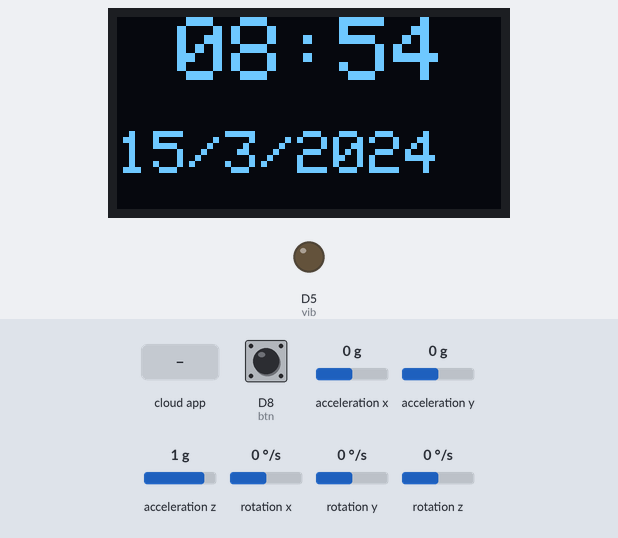
The sketch below on a simulated ESP8266 (NodeMCU). Parts: 128×64 one-colour display, output pins drawn as LEDs (lit = HIGH). Wiring (inferred from the names in the program): MPU-6050 motion sensor at I2C address 0x68. The test bench sets the inputs (shaded band); at power-on: D8 (btn) LOW, acceleration x 0 g, acceleration y 0 g, acceleration z 1 g, rotation x 0 °/s, rotation y 0 °/s, rotation z 0 °/s. WiFi joins after 1.5 s; servers stay silent unless stated; the local clock reads 2024-03-15 10:24:30 at power-on unless the sketch sets it; the Firebase database answers and starts empty; what the sketch prints to the serial monitor is not drawn.

Above: at 6.2 s.
6.3 s: the phone or cloud app sets SMS to false
At 12.1 s:
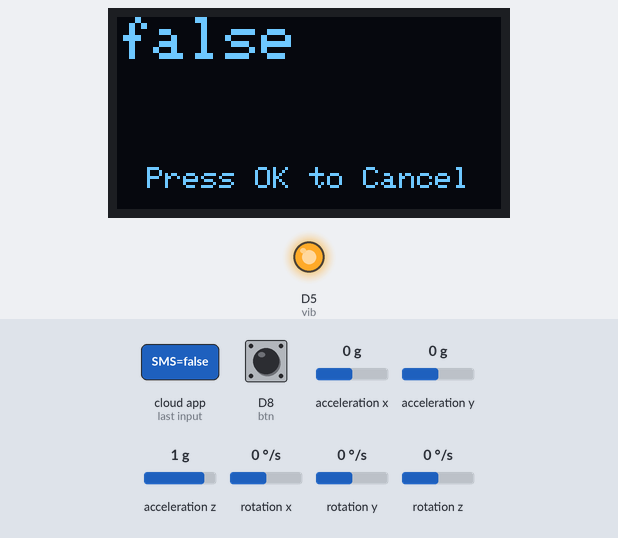
13.9 s: D8 (btn) pulled HIGH for 0.15 s
At 13.9 s:
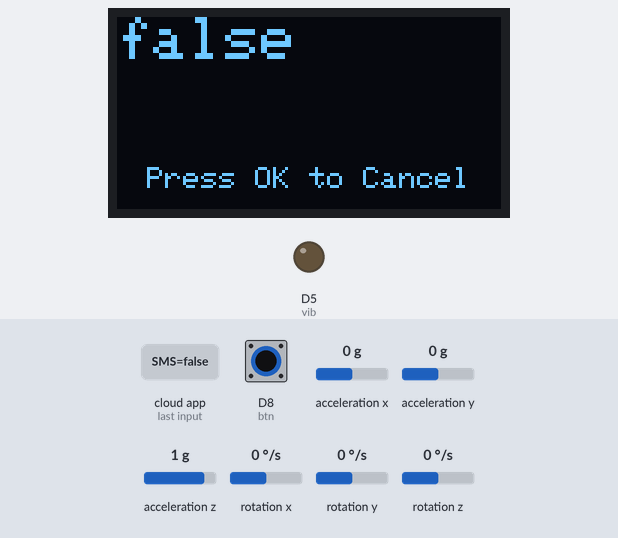
16.0 s: acceleration x set to 0.8 g
At 17.1 s:
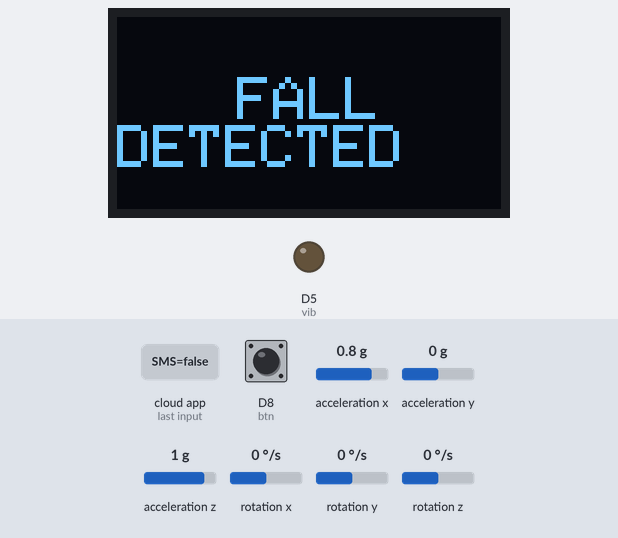
17.7 s: D8 (btn) pulled HIGH for 3.2 s
At 19.8 s:
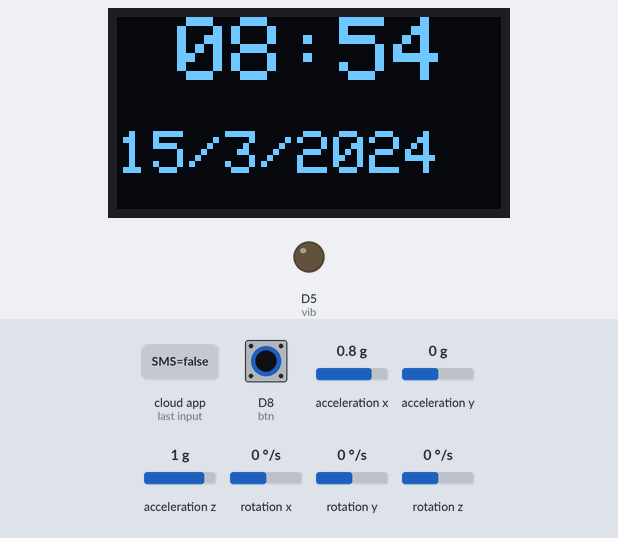
22.8 s: acceleration y set to -1.4 g
30.4 s: acceleration y set to 0 g
At 34.4 s:
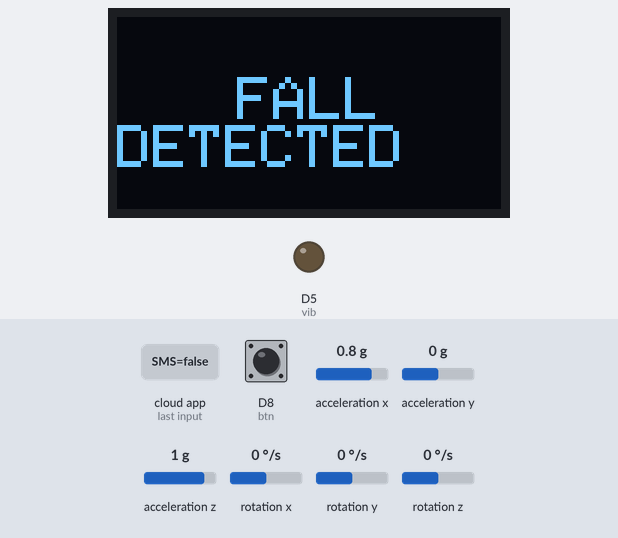
Timing chart, 0 to 35.9 s (numbered marks = the images above; inputs shaded):
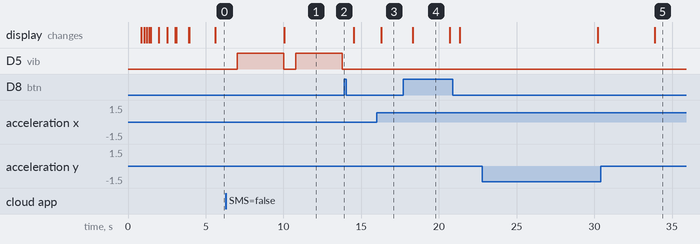

Measured:
- after the input at 6.3 s, D5 (vib): alternates HIGH for 3.0 s and LOW for 0.77 s, starting after 0.73 s; the display: changes after 3.8 s (image 1)
- after the input at 13.9 s, D5 (vib): stays LOW (without the input it goes to HIGH after 0.67 s)
- after the input at 16.0 s, the display: changes after 0.29 s (image 3)
- after the input at 17.7 s, the display: changes after 0.62 s (image 4)
- after the input at 30.4 s, the display: changes after 3.5 s (image 5)
- what the display in image 4 shows lasts 2.4 s, from 18.3 s to 20.7 s

The sketch:

SeniorSaviour_SmartWatch.ino
```cpp
//#include <Firebase.h>
#include <FirebaseArduino.h>
//#include <FirebaseError.h>


#include <ESP8266WiFi.h>

#include <ESP8266HTTPClient.h>
#include <time.h>

#include <SPI.h>
#include <Wire.h>
#include <Adafruit_GFX.h>
#include <Adafruit_SSD1306.h>

#define OLED_RESET LED_BUILTIN  //4
Adafruit_SSD1306 display(OLED_RESET);

#define FIREBASE_HOST "smartwatch.firebaseio.com"                         //database api url
#define FIREBASE_AUTH "5oilss23213434341vbEFbEc6p7k10tgy6eUmh4TJ"           //database secret

int clo=0;

const String watchid="watch1";

const char* ssid = "@k@as";
const char* password = "ghost12345";
int timezone = 7 * 3600;
int dst = 0;
char *med;
int h,m;

// MPU6050 Slave Device Address
const uint8_t MPU6050SlaveAddress = 0x68;

// Select SDA and SCL pins for I2C communication
const uint8_t scl = D6;
const uint8_t sda = D7;

// sensitivity scale factor respective to full scale setting provided in datasheet
const uint16_t AccelScaleFactor = 16384.00;
const uint16_t GyroScaleFactor = 131.07;

// MPU6050 few configuration register addresses
const uint8_t MPU6050_REGISTER_SMPLRT_DIV   =  0x19;
const uint8_t MPU6050_REGISTER_USER_CTRL    =  0x6A;
const uint8_t MPU6050_REGISTER_PWR_MGMT_1   =  0x6B;
const uint8_t MPU6050_REGISTER_PWR_MGMT_2   =  0x6C;
const uint8_t MPU6050_REGISTER_CONFIG       =  0x1A;
const uint8_t MPU6050_REGISTER_GYRO_CONFIG  =  0x1B;
const uint8_t MPU6050_REGISTER_ACCEL_CONFIG =  0x1C;
const uint8_t MPU6050_REGISTER_FIFO_EN      =  0x23;
const uint8_t MPU6050_REGISTER_INT_ENABLE   =  0x38;
const uint8_t MPU6050_REGISTER_ACCEL_XOUT_H =  0x3B;
const uint8_t MPU6050_REGISTER_SIGNAL_PATH_RESET  = 0x68;

int16_t AccelX, AccelY, AccelZ, Temperature, GyroX, GyroY, GyroZ;
boolean fall = false; //stores if a fall has occurred
boolean trigger1=false; //stores if first trigger (lower threshold) has occurred
boolean trigger2=false; //stores if second trigger (upper threshold) has occurred
boolean trigger3=false; //stores if third trigger (orientation change) has occurred

byte trigger1count=0; //stores the counts past since trigger 1 was set true
byte trigger2count=0; //stores the counts past since trigger 2 was set true
byte trigger3count=0; //stores the counts past since trigger 3 was set true
int angleChange=0;


int btn=15,vib=14;;
int buttonState=0;


//HEART RATE
int UpperThreshold = 522;
int LowerThreshold = 490;
int reading = 0;
float BPM = 0.0;
bool IgnoreReading = false;
bool FirstPulseDetected = false;
unsigned long FirstPulseTime = 0;
unsigned long SecondPulseTime = 0;
unsigned long PulseInterval = 0;
const unsigned long delayTime = 10;
const unsigned long delayTime2 = 1000;
const unsigned long baudRate = 112500;
unsigned long previousMillis = 0;
unsigned long previousMillis2 = 0;

  String parent,user,parentmsg,parentalarmtopic;
  int parentalarmhour,parentalarmminute,watchface,useralarmhour,useralarmminute;


void I2C_Write(uint8_t deviceAddress, uint8_t regAddress, uint8_t data){
  Wire.beginTransmission(deviceAddress);
  Wire.write(regAddress);
  Wire.write(data);
  Wire.endTransmission();
}

// read all 14 register
void Read_RawValue(uint8_t deviceAddress, uint8_t regAddress){
  Wire.beginTransmission(deviceAddress);
  Wire.write(regAddress);
  Wire.endTransmission();
  Wire.requestFrom(deviceAddress, (uint8_t)14);
  AccelX = (((int16_t)Wire.read()<<8) | Wire.read());
  AccelY = (((int16_t)Wire.read()<<8) | Wire.read());
  AccelZ = (((int16_t)Wire.read()<<8) | Wire.read());
  //Temperature = (((int16_t)Wire.read()<<8) | Wire.read());
  GyroX = (((int16_t)Wire.read()<<8) | Wire.read());
  GyroY = (((int16_t)Wire.read()<<8) | Wire.read());
  GyroZ = (((int16_t)Wire.read()<<8) | Wire.read());
}

//configure MPU6050
void MPU6050_Init(){
  delay(150);
  I2C_Write(MPU6050SlaveAddress, MPU6050_REGISTER_SMPLRT_DIV, 0x07);
  I2C_Write(MPU6050SlaveAddress, MPU6050_REGISTER_PWR_MGMT_1, 0x01);
  I2C_Write(MPU6050SlaveAddress, MPU6050_REGISTER_PWR_MGMT_2, 0x00);
  I2C_Write(MPU6050SlaveAddress, MPU6050_REGISTER_CONFIG, 0x00);
  I2C_Write(MPU6050SlaveAddress, MPU6050_REGISTER_GYRO_CONFIG, 0x00);//set +/-250 degree/second full scale
  I2C_Write(MPU6050SlaveAddress, MPU6050_REGISTER_ACCEL_CONFIG, 0x00);// set +/- 2g full scale
  I2C_Write(MPU6050SlaveAddress, MPU6050_REGISTER_FIFO_EN, 0x00);
  I2C_Write(MPU6050SlaveAddress, MPU6050_REGISTER_INT_ENABLE, 0x01);
  I2C_Write(MPU6050SlaveAddress, MPU6050_REGISTER_SIGNAL_PATH_RESET, 0x00);
  I2C_Write(MPU6050SlaveAddress, MPU6050_REGISTER_USER_CTRL, 0x00);
}


void setup() {

  Serial.begin(115200);

  Wire.begin(sda,scl);
  delay(500);
  MPU6050_Init();
  delay(200);
  display.begin(SSD1306_SWITCHCAPVCC, 0x3C);
  display.clearDisplay();
  display.display();
  display.setTextSize(3);
  display.setTextColor(WHITE);
  display.setCursor(0,5);
  display.print("W");
  delay(50);
  display.display();
  display.print("E");
  delay(50);
  display.display();
  display.print("L");
  delay(50);
  display.display();
  display.print("C");
  delay(50);
  display.display();
  display.print("O");
  delay(50);
  display.display();
  display.print("M");
  delay(50);
  display.display();
  display.print("E");
  delay(50);
  display.display();
  display.clearDisplay();
  display.setTextSize(1);
  display.setTextColor(WHITE);

  display.setCursor(0,0);
  display.println("Wifi connecting to ");
  display.println( ssid );

  WiFi.begin(ssid,password);

  display.println("\nConnecting");

  display.display();
  ///WiFi.mode(WIFI_NONE_SLEEP)
  while( WiFi.status() != WL_CONNECTED ){
      delay(500);
      display.print(".");
      display.display();
  }
  WiFi.setSleepMode(WIFI_NONE_SLEEP);
  // Clear the buffer.
  display.clearDisplay();
  display.display();
  display.setCursor(5,20);
  display.println("Wifi Connected!");
  display.print("IP:");
  display.println(WiFi.localIP() );
  display.display();


  delay(500);
  display.clearDisplay();
  display.setCursor(15,20);
  configTime(timezone, dst, "pool.ntp.org","time.nist.gov");
  delay(300);
  display.print("Connecting to\n Database");
  display.display();
   while(!time(nullptr)){
    delay(500);
      display.print(".");
      display.display();
  }

  display.clearDisplay();
  display.setCursor(13,30);
  display.setTextSize(2);
  display.print("Connected");
  display.display();
  pinMode(btn,INPUT);
  pinMode(vib,OUTPUT);
  Firebase.begin(FIREBASE_HOST,FIREBASE_AUTH);
  //Firebase.setBool("lamp", false);

  parent=Firebase.getString("CHOOSE_WATCH/watch1/parentUID");
  Serial.println("PARENT IS:****************************: "+parent);

  user=Firebase.getString("CHOOSE_WATCH/"+watchid+"/userID");
  Serial.println("USER IS:****************************: "+user);

  fall=false;
  Firebase.setString("Parents/"+parent+"/children/"+user+"/Emergency_Status/Fall","false");

}


float Raw_AM;
int AM;
int state=0,c=0;
struct tm* p_tm;
double Ax, Ay, Az, T, Gx, Gy, Gz;
int heart=0;

time_t now;

//LOOOOOOOOOOOOOOOOOOOOOOOOOOOOOOOOOOOOOOOOOOOOOOOOOOOOOOOOOOOOOOOOOOOOOOOOOOOOOOOOOOOOOOOOOOOOOOOOOOOOOOOOOOOPPPPPPPPPPPPPPPP
void loop() {

if(c==80)
c=0;
else if(c==10||c==20||c==30||c==40){
watchface=Firebase.getInt("Parents/"+parent+"/children/"+user+"/Watchface");
}
if(c==0)
{

   //parent=Firebase.getString("CHOOSE_WATCH/"+watchid+"/parentUID");
   //user=Firebase.getString("CHOOSE_WATCH/"+watchid+"/userID");
   parentalarmtopic=Firebase.getString("Parents/"+parent+"/children/"+user+"/Parent_AlarmDetails/alarm topic/topic");
   parentalarmhour=Firebase.getInt("Parents/"+parent+"/children/"+user+"/Parent_AlarmDetails/parentalarmhour");
   parentalarmminute=Firebase.getInt("Parents/"+parent+"/children/"+user+"/Parent_AlarmDetails/parentalarmminute");
   useralarmhour=Firebase.getInt("Parents/"+parent+"/children/"+user+"/useralarmhour");
   useralarmminute=Firebase.getInt("Parents/"+parent+"/children/"+user+"/useralarmminute");
}

parentmsg=Firebase.getString("Parents/"+parent+"/children/"+user+"/PARENT_SMS/SMS");
//heart=Firebase.getInt("Parents/"+parent+"/children/"+user+"/bpmrequest"+"/value");


  // faaaaaaaaaaaaaaaalllllllllllllllll   faaaaaaaaaaaaaaaalllllllllllllllll   faaaaaaaaaaaaaaaalllllllllllllllll   faaaaaaaaaaaaaaaalllllllllllllllll faaaaaaaaaaaaaaaalllllllllllllllll

   Read_RawValue(MPU6050SlaveAddress, MPU6050_REGISTER_ACCEL_XOUT_H);

  //divide each with their sensitivity scale factor
  Ax = (AccelX-2050)/16384.00;
  Ay = (AccelY-77)/16384.00;
  Az = (AccelZ-1947)/16384.00;

  Gx = (GyroX+270)/131.07;
  Gy = (GyroY-351)/131.07;
  Gz = (GyroZ+136)/131.07;

   Raw_AM = pow((pow(Ax,2)+pow(Ay,2)+pow(Az,2)),0.5);
   AM = Raw_AM * 10;  // as values are within 0 to 1, I multiplied
                         // it by for using if else conditions
  Serial.println(AM);
  c++;
  if (trigger3==true){
     trigger3count++;
     //Serial.println(trigger3count);
     if (trigger3count>=5&&(AM==10||AM==11||AM==9)){
        angleChange = pow((pow(Gx,2)+pow(Gy,2)+pow(Gz,2)),0.5);
        //delay(10);
        Serial.print("ANGLE CHANGED: ");
        Serial.println(angleChange);
        if ((angleChange>=0) && (angleChange<=43)){ //if orientation changes remains between 0-10(12) degrees
            fall=true; trigger3=false; trigger3count=0;
            Serial.println(angleChange);
              }
        else{ //user regained normal orientation
           trigger3=false; trigger3count=0;
           Serial.println("TRIGGER 3 DEACTIVATED");
        }
      }
   }
  if (fall==true){
    Serial.println("FALL DETECTED");//in event of a fall detection
    Firebase.setString("Parents/"+parent+"/children/"+user+"/Emergency_Status/Fall","true");
    while(true)
    {
    display.clearDisplay();
    display.setTextSize(2);
   display.setCursor(40,20);
  display.print("FALL \nDETECTED");
   display.display();
   String b=Firebase.getString("Parents/"+parent+"/children/"+user+"/Emergency_Status/Fall");
   buttonState = digitalRead(btn);
      if (buttonState == HIGH||b=="false") {
        break;}

    }
    fall=false;
    Firebase.setString("Parents/"+parent+"/children/"+user+"/Emergency_Status/Fall","false");
   // exit(1);
    }
  if (trigger2count>=6)
  { //allow 0.5s for orientation change
    trigger2=false; trigger2count=0;
    Serial.println("TRIGGER 2 DECACTIVATED");
    }
  if (trigger1count>=6)
   { //allow 0.5s for AM to break upper threshold
    trigger1=false; trigger1count=0;
    Serial.println("TRIGGER 1 DECACTIVATED");
    }
  if (trigger2==true){
    trigger2count++;
    trigger3=false;
    angleChange = pow((pow(Gx,2)+pow(Gy,2)+pow(Gz,2)),0.5);
    Serial.print("\nANGLE CHANGE: ");
    Serial.println(angleChange);
    if (angleChange>=6 && angleChange<=100){ //if orientation changes by between 80-100 degrees
      trigger3=true; trigger2=false; trigger2count=0;
      Serial.println(angleChange);
      Serial.println("TRIGGER 3 ACTIVATED");
        }
    }
  if (trigger1==true){
    trigger1count++;

    if (AM>3&&AM<=12){ //if AM breaks upper threshold (3g)
      trigger2=true;
      Serial.println("TRIGGER 2 ACTIVATED");
      trigger1=false; trigger1count=0;
      }
    }
    if ((AM<=8||AM>=13)&& trigger2==false){ //if AM breaks lower threshold (0.4g)
    trigger1=true;
    Serial.println("TRIGGER 1 ACTIVATED");
    }

  // faaaaaaaaaaaaaaaalllllllllllllllll   faaaaaaaaaaaaaaaalllllllllllllllll   faaaaaaaaaaaaaaaalllllllllllllllll   faaaaaaaaaaaaaaaalllllllllllllllll faaaaaaaaaaaaaaaalllllllllllllllll

  if(heart==0){
 if(useralarmhour==parentalarmhour&&useralarmminute==parentalarmminute)
  {
    Firebase.setInt("Parents/"+parent+"/children/"+user+"/useralarmhour",200);
    Firebase.setInt("Parents/"+parent+"/children/"+user+"/useralarmminute",200);
  }


  if(parentmsg=="")
  {


   now = time(nullptr);             //cllllllllooooooooooooocccckkkkkkkkkkkkkkk set
   tm* p_tm = localtime(&now);
  h=abs(p_tm->tm_hour);
  h-=2;
  m=abs(p_tm->tm_min+30);

   if(m>=60)
  {
    int a=m/60;
    h+=a;
    m=m%60;
  }

if(useralarmhour==h&&useralarmminute==m)                                    //USER ALARM ////////////////
{
  int k=0;
  while(true){
     if(k==0){
    digitalWrite(vib,HIGH);
    delay(3000);}
    k++;
    digitalWrite(vib,LOW);
    if(k==30)
    k=0;
  display.clearDisplay();
  display.setTextSize(3);
  display.setTextColor(WHITE);
  display.setCursor(20,20);
  display.print("ALARM \nTRIGGERED");
  display.display();
   buttonState = digitalRead(btn);
      if (buttonState == HIGH) {
        break;
        digitalWrite(vib,LOW);
      }

  }
  Firebase.setInt("Parents/"+parent+"/children/"+user+"/useralarmhour",200);
  Firebase.setInt("Parents/"+parent+"/children/"+user+"/useralarmminute",200);
  useralarmhour=useralarmminute=200;
}

if(parentalarmhour==h&&parentalarmminute==m)                                   //PARENT ALARM ///////////////
{
  int k=0;
  if(parentalarmtopic=="")
  {int k=0;

  while(true){
     buttonState = digitalRead(btn);
      if (buttonState == HIGH) {
        break;
        digitalWrite(vib,LOW);
      }
     if(k==0){
    digitalWrite(vib,HIGH);
    delay(3000);}
    k++;
    digitalWrite(vib,LOW);
    if(k==30)
    k=0;
    display.clearDisplay();
  display.setTextSize(3);
  display.setTextColor(WHITE);
  display.setCursor(20,20);
  display.print("ALARM \nTRIGGERED ");
  display.display();
  }
  }
  else
  {
     int k=0;
  while(true){
     buttonState = digitalRead(btn);
      if (buttonState == HIGH) {
        break;
        digitalWrite(vib,LOW);
      }
     if(k==0){
    digitalWrite(vib,HIGH);
    delay(3000);}
    k++;
    digitalWrite(vib,LOW);
    if(k==30)
    k=0;
    display.clearDisplay();
    display.setCursor(0,0);
    display.setTextSize(2);
    display.print(parentalarmtopic);
    display.display();
    }

  }
  Firebase.setInt("Parents/"+parent+"/children/"+user+"/Parent_AlarmDetails/parentalarmhour",200);
  parentalarmhour=parentalarmminute=200;
  Firebase.setInt("Parents/"+parent+"/children/"+user+"/Parent_AlarmDetails/parentalarmminute",200);
  Firebase.setString("Parents/"+parent+"/children/"+user+"/Parent_AlarmDetails/alarm topic/topic","");
}

  if(watchface==12)                                     //WATCHFACE 12
  {
    int ho;
   display.clearDisplay();
  display.setTextSize(3);
  display.setTextColor(WHITE);
  if(h==12)
  {
     med="PM";
     ho=h;
  }
  else if(h>12)
  {
    ho=h-12;
    med="PM";
  }
  else
  {
    ho=h;
  med="AM";
  }

  display.setCursor(5,0);
  if(ho<10)
  display.print("0");
  display.print(ho);
  display.print(":");
  if( m <10)
   display.print("0");
  display.print(m);

  display.setTextSize(2);
  display.setCursor(93,5);
  display.print(med);
  display.setTextSize(2);
  display.setCursor(0,38);
  display.print(p_tm->tm_mday);
  display.print("/");
  display.print(p_tm->tm_mon + 1);
  display.print("/");
  display.print(p_tm->tm_year + 1900);
  display.display();
  }
  else                                           //WATCHFACE  24
  {
    display.clearDisplay();
  display.setTextSize(3);
  display.setTextColor(WHITE);

   display.setCursor(20,0);
   if(h<10)
  display.print("0");
  display.print(h);
  display.print(":");
  if( m <10)
    display.print("0");
  display.print(m);

  display.setTextSize(2);
  display.setCursor(0,38);
  display.print(p_tm->tm_mday);
  display.print("/");
  display.print(p_tm->tm_mon + 1);
  display.print("/");
  display.print(p_tm->tm_year + 1900);
  display.display();

    }
  }

  else
  {
    int k=0;
    while(true)
  {
    if(k==0){
    digitalWrite(vib,HIGH);
    delay(3000);}
    k++;
    if(k==30)
    k=0;
     display.clearDisplay();
    display.setCursor(0,0);
    display.setTextSize(2);
    display.print(parentmsg);
    display.setCursor(10,50);
    digitalWrite(vib,LOW);
    display.setTextSize(1);
    display.print("Press OK to Cancel");
    display.display();
     buttonState = digitalRead(btn);
      if (buttonState == HIGH) {
        break;
        digitalWrite(vib,LOW);
      }
      //MPU6050_Init();

  }
     Firebase.setString("Parents/"+parent+"/children/"+user+"/PARENT_SMS/SMS","");

  }
}
  else   //HHHHEEEEEEEEEEAAAAAAAAAAAARRRRRRRRRRRRRTTTTTTTTTTTTTTTt
  {
    /*
  reading = analogRead(A0);

    Serial.println(reading);
    Firebase.setInt("Parents/"+parent+"/children/"+user+"/bpmrequest"+"/value",reading);


time_t now = time(nullptr);             //cllllllllooooooooooooocccckkkkkkkkkkkkkkk set
  struct tm* p_tm = localtime(&now);
  h=abs(p_tm->tm_hour);
  h-=2;
  m=abs(p_tm->tm_min+30);

   if(m>=60)
  {
    int a=m/60;
    h+=a;
    m=m%60;
  }

   if(watchface==12)     //WATCHFACE 12
  {
    int ho;
   display.clearDisplay();
  display.setTextSize(3);
  display.setTextColor(WHITE);
  if(h==12)
  {
     med="PM";
     ho=h;
  }
  else if(h>12)
  {
    ho=h-12;
    med="PM";
  }
  else
  {
    ho=h;
  med="AM";
  }

  display.setCursor(5,0);
  if(ho<10)
  display.print("0");
  display.print(ho);
  display.print(":");
  if( m <10)
   display.print("0");
  display.print(m);

  display.setTextSize(2);
  display.setCursor(93,5);
  display.print(med);
  display.setTextSize(2);
  display.setCursor(9,38);
  display.print(p_tm->tm_mday);
  display.print("/");
  display.print(p_tm->tm_mon + 1);
  display.print("/");
  display.print(p_tm->tm_year + 1900);
  display.display();
  }
  else      //WATCHFACE  24
  {
    display.clearDisplay();
  display.setTextSize(3);
  display.setTextColor(WHITE);

   display.setCursor(20,0);
   if(h<10)
  display.print("0");
  display.print(h);
  display.print(":");
  if( m <10)
    display.print("0");
  display.print(m);

  display.setTextSize(2);
  display.setCursor(9,38);
  display.print(p_tm->tm_mday);
  display.print("/");
  display.print(p_tm->tm_mon + 1);
  display.print("/");
  display.print(p_tm->tm_year + 1900);
  display.display();

    }*/
  }


}


//LOOOOOOOOOOOOOOOOOOOOOOOOOOOOOOOOOOOPPPPPPPPPPPPPPPPPPPPPPPPPPPPPPPPPPPPPPPPPPPPPPPPPPPPPPPPPPPPPPPPPPPPPPPPPPPPPPPPPPPPPPPPPPPPPPPPPPPPPPPPPPPPPPPPPPPPPPPP
```
